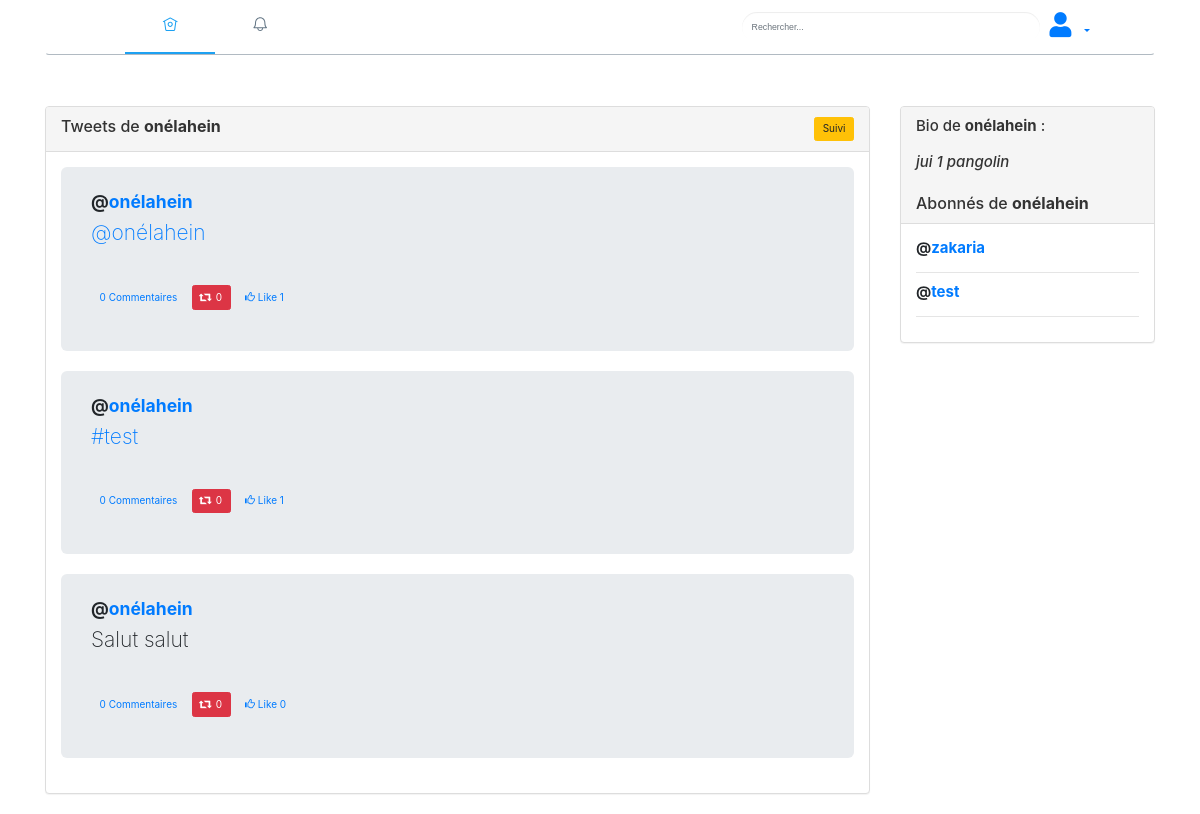
The app's page /views/user_tweets.php?data=onélahein (signed in) with its own data.
### tables this page shows
CREATE TABLE IF NOT EXISTS `tweet` (
  `id` int NOT NULL AUTO_INCREMENT,
  `id_user` int NOT NULL,
  `content` text NOT NULL,
  `id_hashtag` int DEFAULT NULL,
  `id_user_mention` int DEFAULT NULL,
  `id_media` int DEFAULT NULL,
  `date` datetime NOT NULL,
  PRIMARY KEY (`id`),
  KEY `id_hashtag` (`id_hashtag`),
  KEY `id_user_mention` (`id_user_mention`),
  KEY `id_media` (`id_media`),
  KEY `id_user` (`id_user`)
);

CREATE TABLE IF NOT EXISTS `users` (
  `id` int NOT NULL AUTO_INCREMENT,
  `nickname` varchar(255) NOT NULL,
  `birthday` date NOT NULL,
  `email` varchar(255) NOT NULL,
  `password` varchar(255) NOT NULL,
  `registration_date` datetime NOT NULL,
  `bio` text,
  `theme` varchar(255) NOT NULL,
  PRIMARY KEY (`id`),
  UNIQUE KEY `email` (`email`),
  UNIQUE KEY `nickname` (`nickname`)
);

### views/user_tweets.php (the view, shortened to what this page needs)
<?php
include('../connect/functions.php');
$query = "
SELECT users.bio as 'bio',users.*, tweet.* FROM tweet
INNER JOIN users ON users.id = tweet.id_user
WHERE users.nickname = '" . $_GET["data"] . "'
GROUP BY tweet.id
ORDER BY tweet.id DESC
";
$statement = $connect->prepare($query);
$statement->execute();
$total_row = $statement->rowCount();
$user_id = Get_user_id($connect, $_GET["data"]);
?>
<html>
<head>
	<link rel="stylesheet" href="https://maxcdn.bootstrapcdn.com/bootstrap/3.3.7/css/bootstrap.min.css">
	<link rel="stylesheet" href="../css/style1.css">
	<link rel="stylesheet" href="../css/dark.css">
</head>
<body>
	<div class="container">
		<?php
		include('menu.php');
		?>
		<div>
		</div>
		<div class="row">
			<?php
			if ($total_row > 0) {
				$result = $statement->fetchAll();
			?>
				<div class="col-md-9">
					<div class="panel panel-default">
						<div class="panel-heading">
							<div class="row">
								<div class="col-md-6">
									<h3 class="panel-title">Tweets de <?php echo '<b>' . ' ' . $_GET["data"] . '</b>'; ?></h3>
								</div>
								<div class="col-md-6" style="text-align:right;">
									<?php
									if ($user_id != $_SESSION["user_id"]) {
										echo bouton_follow($connect, $user_id, $_SESSION["user_id"]);
									}
									?>
								</div>
							</div>
						</div>
						<div class="panel-body">
							<?php
							foreach ($result as $row) {
								$repost = 'disabled';
								if ($row['id_user'] != $_SESSION['user_id']) {
									$repost = '';
								}
								echo '
							<div class="jumbotron" style="padding:24px 30px 24px 30px">
								<div class="row">
									<div class="col-md-10">
										<h3><b>@<a href="/views/user_tweets.php?data=' . $row["nickname"] . '">' . $row["nickname"] . '</a></b></h3>
										<p>' . toMention($row["content"]) . '<br /><br />
										<button type="button" class="btn btn-link post_comment" id="' . $row["id"] . '" data-user_id="' . $row["id"] . '">' . count_comment($connect, $row["id"]) . ' Commentaires</button>
										<button type="button" class="btn btn-danger repost" data-post_id="' . $row["id"] . '" ' . $repost . '><span class="glyphicon glyphicon-retweet"></span>&nbsp;&nbsp;' . count_retweet($connect, $row["id"]) . '</button>
										<button type="button" class="btn btn-link like_button" data-post_id="' . $row["id"] . '"><span class="glyphicon glyphicon-thumbs-up"></span> Like ' . count_total_post_like($connect, $row["id"]) . '</button>
										</p>
										<div id="comment_form' . $row["id"] . '" style="display:none;">
											<span id="old_comment' . $row["id"] . '"></span>
											<div class="form-group">
												<textarea name="comment" class="form-control" id="comment' . $row["id"] . '"></textarea>
											</div>
											<div class="form-group" align="right">
												<button type="button" name="submit_comment" class="btn btn-primary btn-xs submit_comment" data-post_id="' . $row["id"] . '">Commenter</button>
											</div>
										</div>
									</div>
								</div>
							</div>
							';
							}
							?>
						</div>
					</div>
				</div>
				<div class="col-md-3">
					<div class="panel panel-default">
						<div class="panel-heading">
							<h4>Bio de <b><?php echo  ' ' . $_GET["data"]; ?></b> : <br> <br> <i><?php echo $row["bio"]; ?> </i><br><br></h4>
							<h3 class="panel-title">Abonnés de <b><?php echo  ' ' . $_GET["data"]; ?></b></h3>
						</div>
						<div class="panel-body">
							<?php
							$follower_query = "
						SELECT * FROM users
							INNER JOIN link_user_follower_user_following
							ON link_user_follower_user_following.id_following = users.id
							WHERE link_user_follower_user_following.id_follower = '" . $user_id . "'
						";
							$statement = $connect->prepare($follower_query);
							$statement->execute();
							$follower_result = $statement->fetchAll();
							foreach ($follower_result as $follower_row) {
								echo '
							<div class="row">
								<div class="col-md-8">
									<h4><b>@<a href="/views/user_tweets.php?data=' . $follower_row["nickname"] . '">' . $follower_row["nickname"] . '</a></b></h4>
								</div>
							</div>
							<hr />
							';
							}
							?>
						</div>
					</div>
				</div>
			<?php
			} else {
				echo '<h3 style="text-align:center;color:red;">Aucun tweet trouvé</h3>';
			}
			?>
		</div>
	</div>
</body>
</html>

### views/menu.php (shortened to what this page needs)
<head>
	<link rel="stylesheet" href="./css/style1.css">
	<link rel="stylesheet" href="./css/dark.css">
	<link href="//maxcdn.bootstrapcdn.com/bootstrap/4.1.1/css/bootstrap.min.css" rel="stylesheet" id="bootstrap-css">
	<link rel="stylesheet" href="https://cdnjs.cloudflare.com/ajax/libs/font-awesome/5.15.2/css/all.min.css">
	<link rel="stylesheet" href="https://cdnjs.cloudflare.com/ajax/libs/twitter-bootstrap/4.3.1/css/bootstrap.min.css">
</head>
<nav class="navbar navbar-expand navbar-light bg-white">
	<div class="container">
		<div class="collapse navbar-collapse">
			<ul class="navbar-nav">
				<li class="nav-item active">
					<a href="../index.php" class="nav-link">
					</a>
				</li>
				<li class="nav-item" id="notif" style="position:relative;">
					<a href="" class="nav-link" data-toggle="dropdown">
					</a>
				</li>
			</ul>
		</div>
		<ul class="navbar-nav d-none d-md-block">
			<li>
				<form action="/views/search_results.php" method="GET">
					<input type="text" name="search" id="search" class="form-control form-control-sm rounded-pill search border-0 px-3 w-100 searchbar" placeholder="Rechercher..." autocomplete="off" style="height:30px;" />
				</form>
			</li>
			<li class="dropdown">
				<a class="dropdown-toggle" data-toggle="dropdown" href="#"><i class="fa fa-user icon" aria-hidden="true"></i></a>
			</li>
		</ul>
	</div>
</nav>

### connect/functions.php (shortened to what this page needs)
<?php
function Load_notification($connect, $receiver_id)
{
	$query = "
	SELECT * FROM notifications
	WHERE notification_receiver_id = '" . $receiver_id . "'
	ORDER BY notification_id DESC
	";
	$statement = $connect->prepare($query);
	$statement->execute();
	$result = $statement->fetchAll();
	$total_row = $statement->rowCount();
	$output = '';
	if ($total_row > 0) {
		foreach ($result as $row) {
			$output .= '<li><a href="#">' . $row["notification_text"] . '</a></li>';
		}
	}
	return $output;
}
function toMention($content)
{
	if ($content) {
		$exploded = explode(' ', $content);
		$countEx = count($exploded);
		for ($i = 0; $i < $countEx; $i++) {
			if (substr($exploded[$i], 0, 1) == '@') {
				$exploded[$i] = "<a href='/views/user_tweets.php?data=" . substr($exploded[$i], 1) . "'>" . $exploded[$i] . "</a>";
			}
		}
		$finalContent = implode(' ', $exploded);
		return $finalContent;
	}
}
function count_retweet($connect, $post_id)
{
	$query = "
	SELECT * FROM link_user_tweet
	WHERE id_tweet = '" . $post_id . "'
	";
	$statement = $connect->prepare($query);
	$statement->execute();
	return $statement->rowCount();
}
function count_comment($connect, $post_id)
{
	$query = "
	SELECT * FROM comments
	WHERE id_tweet = '" . $post_id . "'
	";
	$statement = $connect->prepare($query);
	$statement->execute();
	return $statement->rowCount();
}
function bouton_follow($connect, $sender_id, $receiver_id)
{
	$query = "
	SELECT * FROM link_user_follower_user_following
	WHERE id_follower = '" . $sender_id . "'
	AND id_following = '" . $receiver_id . "'
	";
	$statement = $connect->prepare($query);
	$statement->execute();
	$total_row = $statement->rowCount();
	$output = '';
	if ($total_row > 0) {
		$output = '<button type="button" name="follow_button" class="btn btn-warning action_button" data-action="unfollow" data-id_follower="' . $sender_id . '"> Suivi</button>';
	} else {
		$output = '<button type="button" name="follow_button" class="btn btn-info action_button" data-action="follow" data-id_follower="' . $sender_id . '"><i class="glyphicon glyphicon-plus"></i> Suivre</button>';
	}
	return $output;
}
function Get_user_id($connect, $username)
{
	$query = "
	SELECT id FROM users
	WHERE nickname = '" . $username . "'
	";
	$statement = $connect->prepare($query);
	$statement->execute();
	$result = $statement->fetchAll();
	foreach ($result as $row) {
		return $row["id"];
	}
}
function count_total_post_like($connect, $post_id)
{
	$query = "
	SELECT * FROM likes
	WHERE id_tweet = '" . $post_id . "'
	";
	$statement = $connect->prepare($query);
	$statement->execute();
	return $statement->rowCount();
}

### css/style1.css (style rules this page uses)
nav.navbar { padding: 0; border-bottom: 1px solid rgb(101, 119, 134, 0.5); }
nav.navbar > .container { max-width: 1000px; padding: 0px 10px; }
ul.navbar-nav > li.nav-item > a.nav-link { width: 90px; height: 52.5px; line-height: 34.5px; text-align: center; border-bottom: 2px solid #fff; font-size: 15px; }
ul.navbar-nav > li.active > a.nav-link { border-bottom-color: rgba(29,161,242,1.00); }
ul.navbar-nav > li.nav-item > a.nav-link > svg { max-width: 100%; height: 1.640625rem; fill: rgb(101, 119, 134); }
ul.navbar-nav > li.active > a.nav-link > svg { max-width: 100%; height: 1.640625rem; fill: rgba(29,161,242,1.00); }
.search { background-color: rgba(101, 119, 134, 0.15); font-family: Helvetica, sans-serif; }
.searchbar { margin-top: 10px; width: 400px; margin-right:180px; height:30px; }
.icon { font-size:25px; margin: 10px 10px; }

### css/dark.css (style rules this page uses)
* { box-sizing: border-box; }
body { background-color: #fafafa; align-items: center; justify-content: center; margin: 0; transition: background 0.2s linear; }
@media (prefers-color-scheme: light) { body { background:#fff; color: #424242; } }

### records on screen
tweet: id_user.nickname "onélahein", content "@onélahein", id "0", id "1"
tweet: id_user.nickname "onélahein", content "#test", id "0", id "1"
tweet: id_user.nickname "onélahein", content "Salut salut", id "0"
users: bio "jui 1 pangolin"
users: nickname "zakaria"
users: nickname "test"

### other values on screen
$_GET["data"] "onélahein"
